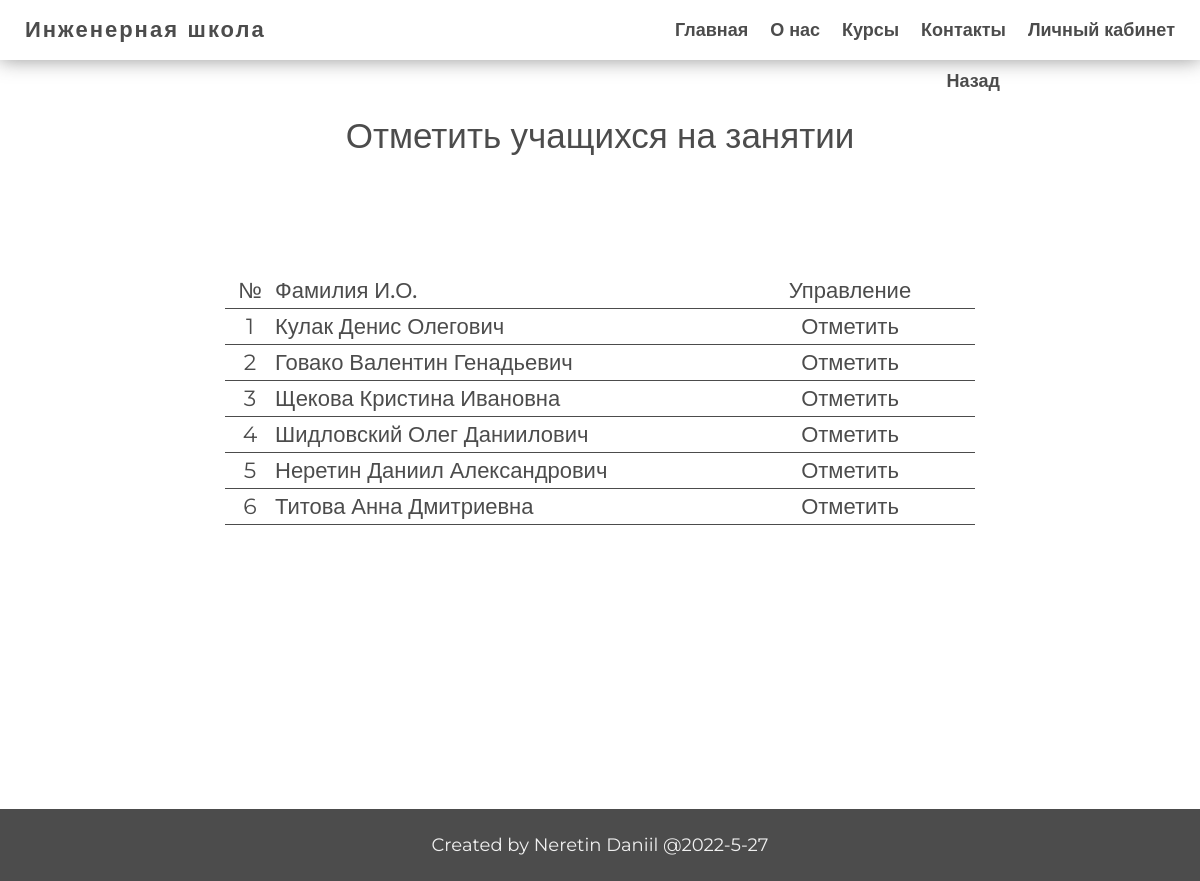
The app's page /teacher/visits/note.php?id_group=2&id_lesson=85 (signed in) with its own data.
### tables this page shows
CREATE TABLE `accounting` (
  `id_accounting` int NOT NULL,
  `id_student` int NOT NULL,
  `id_group` int NOT NULL
);

CREATE TABLE `students` (
  `id_student` int NOT NULL,
  `name` varchar(30) NOT NULL,
  `surname` varchar(50) NOT NULL,
  `last_name` varchar(50) NOT NULL,
  `balance` int DEFAULT '0',
  `phone` varchar(13) DEFAULT NULL,
  `mail` varchar(50) DEFAULT NULL,
  `photo` varchar(80) DEFAULT NULL,
  `login` varchar(15) NOT NULL,
  `password` varchar(60) NOT NULL
);

### app/db/db.php (called while the page is built, shortened)
<?php
require('connect.php');
function checkErrors($query)
{
    $errInfo = $query->errorInfo();
    return true;
}
function selectOrder($table, $sort_sql, $params = [])
{
    global $pdo;
    $sql = "select * from `$table`";
    if (!empty($params)) {
        $i = 0;
        foreach ($params as $key => $value) {
            $value = "`" . $value . "`";
            $key = "'" . $key . "'";
            if ($i === 0) {
                $sql = $sql . " WHERE $value = $key";
            } elseif ($i === 1) {
                $sql = $sql . " AND $value >= $key";
            } else {
                $sql = $sql . " AND $value <= $key";
            }
            $i++;
        }
    }
    $sql = $sql . " ORDER BY $sort_sql";
    $query = $pdo->prepare($sql);
    $query->execute();
    return $query->fetchAll();
}
function callProc ($nameProc, $param)
{
    global $pdo;
    $sql = "CALL `$nameProc` ($param)";
    $query = $pdo->prepare($sql);
    $query->execute();
    return $query->fetchAll();
}

### app/controllers/studInGroup.php (called while the page is built, shortened)
<?php
if ($_SERVER['REQUEST_METHOD'] === 'GET' && isset($_GET['id_group'])) {
    $stud_in_group = callProc('selectStudInG',$_GET['id_group']);
}

### app/controllers/control.php (called while the page is built, shortened)
<?php
include SITE_ROOT . '/app/db/db.php';
include SITE_ROOT . '/app/controllers/studInGroup.php';

### path.php (called while the page is built, shortened)
<?php
include SITE_ROOT . '/app/controllers/control.php';

### teacher/visits/note.php (the view, shortened to what this page needs)
<?php
include '../../path.php';
?>
<!DOCTYPE html>
<html lang="en">
<head>
    <?php include SITE_ROOT . '/app/include/head.php' ?>
</head>
<body>
<div class="wrapper">
    <?php include SITE_ROOT . '/app/include/header.php' ?>
    <main class="main">
        <div class="admin_pages_create">
            <div class="admin_menu">
                <a href="../teacher.php?timetable_teacher">Назад</a>
            </div>
            <div class="title">Отметить учащихся на занятии</div>
            <div class="error_create"><?= $error ?></div>
            <div class="add_stud_in_group">
                <div class="admin_table">
                    <div class="head_table">
                        <span class="number">№</span>
                        <a class="surname" href="#">Фамилия И.О.</a>
                        <span class="control">Управление</span>
                    </div>
                    <div class="table">
                        <?php foreach ($stud_in_group as $key => $student): ?>
                            <div class="row_table">
                                <span class="number"><?= $key + 1; ?></span>
                                <span class="surname"><?php echo $student['surname'] . ' ';
                                    echo $student['name'] . ' ';
                                    echo $student['last_name']; ?></span>
                                <span class="control">
                                    <?php if (!isset($student['id_visit'])): ?>
                                        <a class="add" href="?id_lesson=<?= $_GET['id_lesson']; ?>&note_student=<?= $student['id_student']; ?>&id_group=<?= $_GET['id_group'] ?>">Отметить</a>
                                    <?php else: ?>
                                        <img src="https://img.icons8.com/emoji/30/000000/check-mark-emoji.png"/>
                                        <a class="delete" onClick="return window.confirm('Убрать отметку присутствия?');" href="?id_lesson=<?= $_GET['id_lesson']; ?>&note_student_del=<?= $student['id_student']; ?>&id_group=<?= $_GET['id_group'] ?>">Убрать</a>
                                    <?php endif; ?>
                                </span>
                            </div>
                        <?php endforeach; ?>
                    </div>
                </div>
            </div>
        </div>
    </main>
    <?php include SITE_ROOT . '/app/include/footer.php' ?>
</div>
</body>
</html>

### css/StylePHP.css (style rules this page uses)
.admin_table { margin: 0 auto; }
.error_create { height: 30px; text-align: center; color: #c75454; font-size: 22px; font-weight: 500; margin: 10px 0; }
.admin_pages_create .title { margin: 2% 0 1%; }
.admin_pages_create .admin_menu { margin: 10px 0; width: calc(100% - 200px); }

### records on screen
accounting: id_student.surname "Кулак", id_student.name "Денис", id_student.last_name "Олегович"
accounting: id_student.surname "Говако", id_student.name "Валентин", id_student.last_name "Генадьевич"
accounting: id_student.surname "Щекова", id_student.name "Кристина", id_student.last_name "Ивановна"
accounting: id_student.surname "Шидловский", id_student.name "Олег", id_student.last_name "Даниилович"
accounting: id_student.surname "Неретин", id_student.name "Даниил", id_student.last_name "Александрович"
accounting: id_student.surname "Титова", id_student.name "Анна", id_student.last_name "Дмитриевна"
